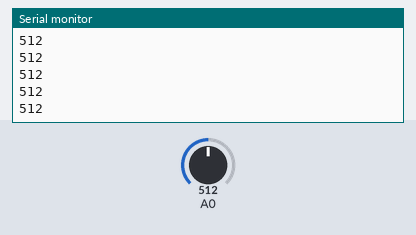
Bench run of a sketch on a simulated Arduino Uno, built with avr-gcc and run on an emulated ATmega328P. On the bench: the last lines printed to the serial monitor. Inputs (shaded band) come from the test bench; at power-on: A0 = 512.

Above: at 1.2 s.
1.3 s: A0 set to 716
At 2.2 s:
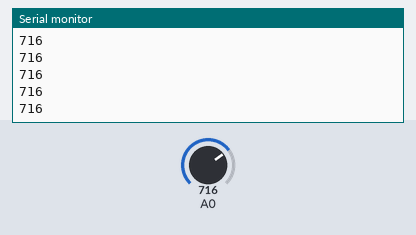
2.8 s: A0 set to 900
At 3.8 s:
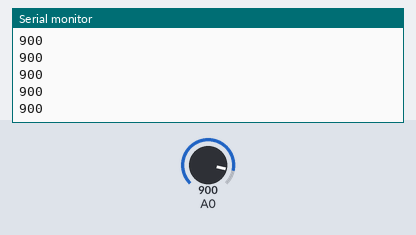
Timing chart, 0 to 5.8 s (numbered marks = the images above; inputs shaded):
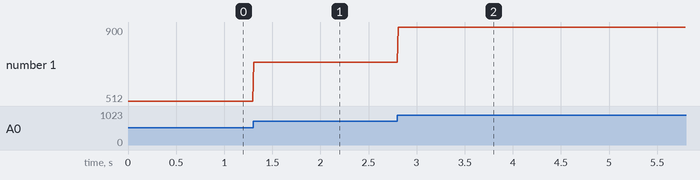

Measured:
- after the input at 1.3 s, the serial monitor: prints a new line at once (image 1)
- after the input at 2.8 s, the serial monitor: prints a new line at once (image 2)
- plotted number 1: 512 → 716 after the input at 1.3 s, 716 → 900 after the input at 2.8 s

The sketch:

Reading_using_Potentiometer.ino
```cpp
int sensorValue = 0;

void setup()
{
  pinMode(A0, INPUT);
  Serial.begin(9600);

}

void loop()
{
  sensorValue = analogRead(A0);
  Serial.println(sensorValue);
  delay(10);
}
```
